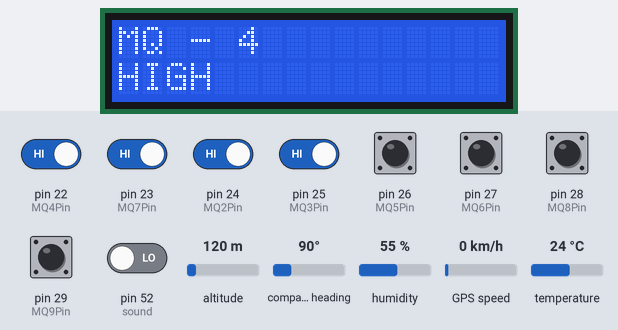
This sketch was run on a simulated Arduino Mega 2560, built with avr-gcc and run on an emulated ATmega2560. Parts: 16×2 character LCD. The test bench sets the inputs (shaded band); at power-on: pin 22 (MQ4Pin), pin 23 (MQ7Pin), pin 24 (MQ2Pin), pin 25 (MQ3Pin), pin 26 (MQ5Pin), pin 27 (MQ6Pin), pin 28 (MQ8Pin), pin 29 (MQ9Pin) HIGH, pin 52 (sound) LOW, humidity 55 %, altitude 120 m, compass heading 90°, GPS speed 0 km/h, temperature 24 °C. The GPS gets a fix after 3 s at 37.7749, -122.4194 with 8 satellites; the modem accepts every AT command (registered, SIM ready, sends succeed) and sends nothing else; what the sketch prints to the serial monitor is not drawn.

Above: at 1.79 s.
1.8 s: pin 22 (MQ4Pin) driven LOW
3.6 s: pin 52 (sound) driven HIGH
At 3.78 s:
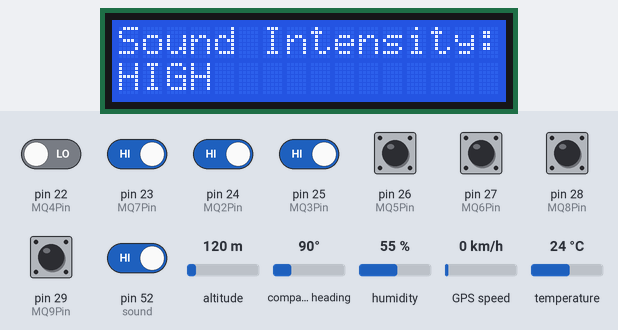
7.3 s: humidity set to 22 %
At 9.44 s:
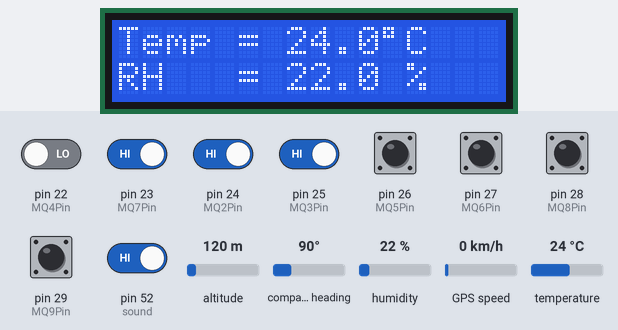
10.8 s: pin 23 (MQ7Pin) driven LOW
At 13.1 s:
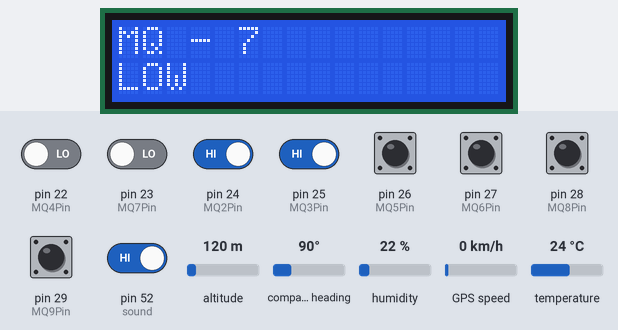
14.5 s: pin 24 (MQ2Pin) driven LOW
At 15.47 s:
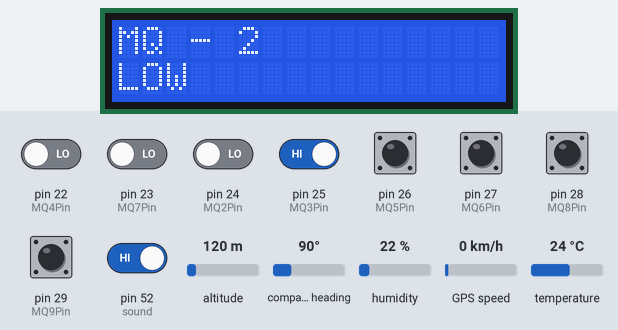
16.9 s: pin 25 (MQ3Pin) driven LOW
At 18.47 s:
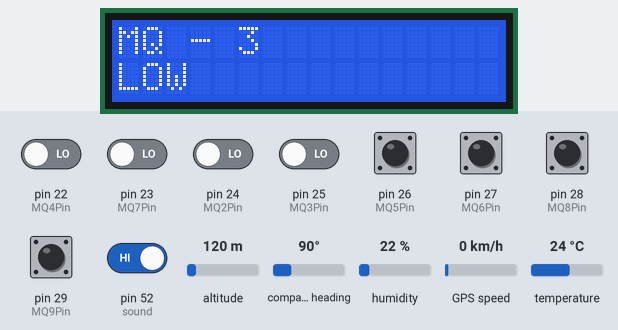

The sketch:

sketch_mar29a.ino
```cpp
#include<LiquidCrystal.h>
#include "DHT.h"
#include <TinyGPS.h>
#include <SoftwareSerial.h>

//LCD
LiquidCrystal lcd{13, 12, 11, 10, 9, 8};

// DTH
#define DHTPIN 7
#define DHTTYPE DHT22
DHT dht(DHTPIN, DHTTYPE);
char temperature[] = "Temp = 00.0 C";
char humidity[]    = "RH   = 00.0 %";

// sound
const int sound = 52;

// GAS sensor
#define MQ2Pin 24
#define MQ3Pin 25
#define MQ4Pin 22
#define MQ5Pin 26
#define MQ6Pin 27
#define MQ7Pin 23
#define MQ8Pin 28
#define MQ9Pin 29

//GPS GSM
SoftwareSerial mySerial(50, 51);
TinyGPS gps;

void setup() {
  // put your setup code here, to run once:
  Serial.begin(9600);
  dht.begin();
  mySerial.begin(9600);
  Serial1.begin(9600);
  pinMode(sound, INPUT);
  pinMode(MQ2Pin, INPUT);
  pinMode(MQ3Pin, INPUT);
  pinMode(MQ4Pin, INPUT);
  pinMode(MQ5Pin, INPUT);
  pinMode(MQ6Pin, INPUT);
  pinMode(MQ7Pin, INPUT);
  pinMode(MQ8Pin, INPUT);
  pinMode(MQ9Pin, INPUT);

  lcd.begin(16,2);
  lcd.setCursor(0,0);
  lcd.print("   Welcome To   ");
  lcd.setCursor(0,1);
  lcd.print("Healty Residence");
  delay(100);
}

void loop() {
  SendMessage("-------------M-------------");
  function_gps();
  int th = TandH();
  int s = soundSensor();
  int g = checkAirQuality();
  if(th==1 && s==0 && g==1){
    SendMessage("This location is suitable for living");
  }
  else{
    SendMessage("This location is not suitable for living");
  }
  SendMessage("---------------------------");
}

// DHT22
int TandH(){
  int val1=0, val2=0;
  lcd.clear();
  int RH = dht.readHumidity() * 10;
  int Temp = dht.readTemperature() * 10;

  if (isnan(RH) || isnan(Temp)) {
    lcd.setCursor(5, 0);
    lcd.print("Error");
    return 0;
  }
  if(Temp < 0){
    temperature[6] = '-';
    Temp = abs(Temp);
  }
  else
    temperature[6] = ' ';
  temperature[7]   = (Temp / 100) % 10  + 48;
  temperature[8]   = (Temp / 10)  % 10  + 48;
  temperature[10]  =  Temp % 10 + 48;
  temperature[11]  =  223;
  if(RH >= 1000)
    humidity[6]    = '1';
  else
    humidity[6]    = ' ';
  humidity[7]      = (RH / 100) % 10 + 48;
  humidity[8]      = (RH / 10) % 10 + 48;
  humidity[10]     =  RH % 10 + 48;

  //send message
  SendMessage(temperature);
  if(Temp > 220){
    SendMessage("Temperature","Hot");
    val1=0;
  }
  if(Temp < 160){
    SendMessage("Temperature","Cold");
    val1=0;
  }
  if(Temp >= 160 && Temp <= 220){
    SendMessage("Temperature","Perfect");
    val1=1;
  }
  SendMessage(humidity);
  if(RH > 500){
    SendMessage("Humidity","High Humidity");
    val2=0;
  }
  if(RH < 300){
    SendMessage("Humidity","Low Humidity");
    val2=0;
  }
  if(RH >= 300 && RH <= 500){
    SendMessage("Humidity","Perfect Humidity");
    val2=1;
  }
  lcd.setCursor(0, 0);
  lcd.print(temperature);
  lcd.setCursor(0, 1);
  lcd.print(humidity);
  delay(100);
  if(val1 == 1 && val2 == 1){
    return 1;
  }
  return 0;
}

// Sound
int soundSensor(){
  int value = digitalRead(sound);
  lcd.clear();
  lcd.setCursor(0,0);
  lcd.print("Sound Intensity:");
  if(value == 1){
    lcd.setCursor(0,1);
    lcd.print("HIGH");
    SendMessage("Sound pollution detected.");
    delay(100);
  }
  else{
    lcd.setCursor(0,1);
    lcd.print("LOW");
    SendMessage("No sound pollution.");
    delay(100);
  }
  return value;
}
// GAS
int checkAirQuality()
{
  int gas_value2 = digitalRead(MQ2Pin);
  int gas_value3 = digitalRead(MQ3Pin);
  int gas_value4 = digitalRead(MQ4Pin);
  int gas_value5 = digitalRead(MQ5Pin);
  int gas_value6 = digitalRead(MQ6Pin);
  int gas_value7 = digitalRead(MQ7Pin);
  int gas_value8 = digitalRead(MQ8Pin);
  int gas_value9 = digitalRead(MQ9Pin);

  gas_print(gas_value2 , "MQ - 2");
  //SendMessage("Air quality pertect");
  gas_print(gas_value3 , "MQ - 3");
  gas_print(gas_value4 , "MQ - 4");
  gas_print(gas_value5 , "MQ - 5");
  gas_print(gas_value6 , "MQ - 6");
  gas_print(gas_value7 , "MQ - 7");
  gas_print(gas_value8 , "MQ - 8");
  gas_print(gas_value9 , "MQ - 9");

  int val=0;
  if(gas_value4==LOW && gas_value7==LOW && gas_value2==LOW && gas_value3==LOW && gas_value5==LOW && gas_value6==LOW && gas_value8==LOW && gas_value9==LOW)
  {
    SendMessage("Air quality pertect");
    val = 1;
  }
  else{
    SendMessage("Air pollution detected.");
    val=0;
  }
  return val;
}
void gas_print(int val , String st)
{
  lcd.clear();
  lcd.setCursor(0,0);
  lcd.print(st);
  lcd.setCursor(0,1);
  if(val == 1){
    lcd.print("HIGH");
  }
  else{
    lcd.print("LOW");
  }
  delay(100);
}

/// GPS
void function_gps(){
  bool newData = false;
  unsigned long chars;
  unsigned short sentences, failed;

  // For one second we parse GPS data and report some key values
  for (unsigned long start = millis(); millis() - start < 1000;)
  {
    while (Serial.available())
    {
      char c = Serial.read();
      //Serial.print(c);
      if (gps.encode(c))
        newData = true;
    }
  }

  if (newData)      //If newData is true
  {
    float flat, flon;
    unsigned long age;
    gps.f_get_position(&flat, &flon, &age);

    //Serial.println("Polution Details of the place with: ");
    //Serial.print("Latitude = ");
    //Serial.print(flat == TinyGPS::GPS_INVALID_F_ANGLE ? 0.0 : flat, 6);
    //Serial.print(" Longitude = ");
    //Serial.print(flon == TinyGPS::GPS_INVALID_F_ANGLE ? 0.0 : flon, 6);
    lcd.clear();
    lcd.setCursor(0,0);
    lcd.print("Lati:");
    lcd.print(flat == TinyGPS::GPS_INVALID_F_ANGLE ? 0.0 : flat, 6);
    lcd.setCursor(0,1);
    lcd.print("Long:");
    lcd.print(flon == TinyGPS::GPS_INVALID_F_ANGLE ? 0.0 : flon, 6);
    SendMessage("At Location:");
    mySerial.print("Latitude : ");
    mySerial.println(flat == TinyGPS::GPS_INVALID_F_ANGLE ? 0.0 : flat, 6);
    mySerial.print("Longitude : ");
    mySerial.println(flon == TinyGPS::GPS_INVALID_F_ANGLE ? 0.0 : flon, 6);
    mySerial.println((char)26);
    //SendMessage("Latitude", String(flat == TinyGPS::GPS_INVALID_F_ANGLE ? 0.0 : flat, 6));
    //SendMessage("Longitude", String(flon == TinyGPS::GPS_INVALID_F_ANGLE ? 0.0 : flon, 6));
    delay(500);
  }

  Serial.println(failed);
}

// GSM
void SendMessage( String st1, String st2 )
{
  //mySerial.println("AT");

  //mySerial.println("AT+CMGF=1");

  //mySerial.println("AT+CMGS=\"+8801532990965\"\r");

  mySerial.print(st1);
  mySerial.print(" : ");
  mySerial.println(st2);
  //mySerial.println("The Area average sound is: "+st2 );

  mySerial.println((char)26);

}
void SendMessage( String st1)
{
  mySerial.println(st1);
  mySerial.println((char)26);
}
```

Measured:
- after the input at 3.6 s, the display: first differs from a run without the input after 0.11 s (image 1)
